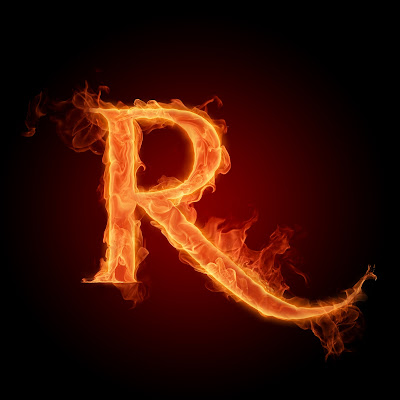
%> input picture R.jpeg, 400 x 400 px
$ octave segmentasi.m   (GNU Octave 9; MATLAB toolbox functions it lacks are replaced by stand-ins)
%> lines starting %> are read from the running program, lines starting %| are printed output that depends on the picture; in (x1, y1, x2, y2) boxes, pixels count from 0 and x2, y2 are one past the last pixel; in counts of white or black regions, pixels touching at a corner belong together; the program's own positions count from 1
clc; clear; close all;

I = imread('R.jpeg');
%> I is the input picture: size 400x400x3 uint8; mean R, G, B 53.2, 15.6, 5.7

J = rgb2gray(I);
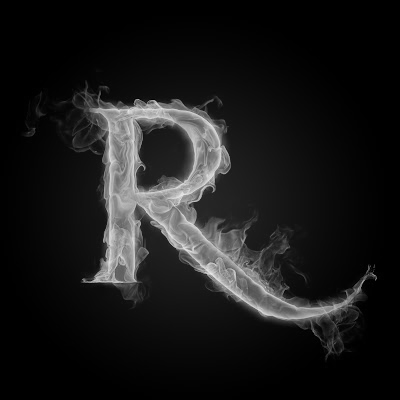
%> J: size 400x400 uint8; min 0, max 233, mean 25.7

m = zeros(size(J,1),size(J,2));
m(111:231,123:243) = 1;
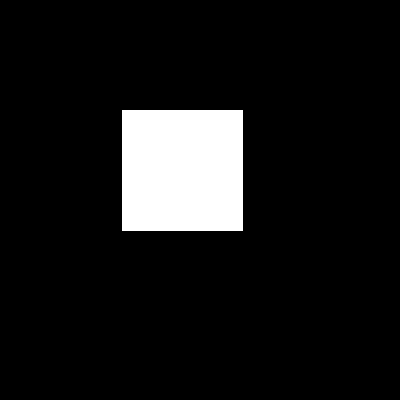
%> m: size 400x400 double; values 0 (black) and 1 (white), 9.2% white; 1 white region, box (x1, y1, x2, y2) and area: (122, 110, 243, 231) 14641

%> (the run ends here)
